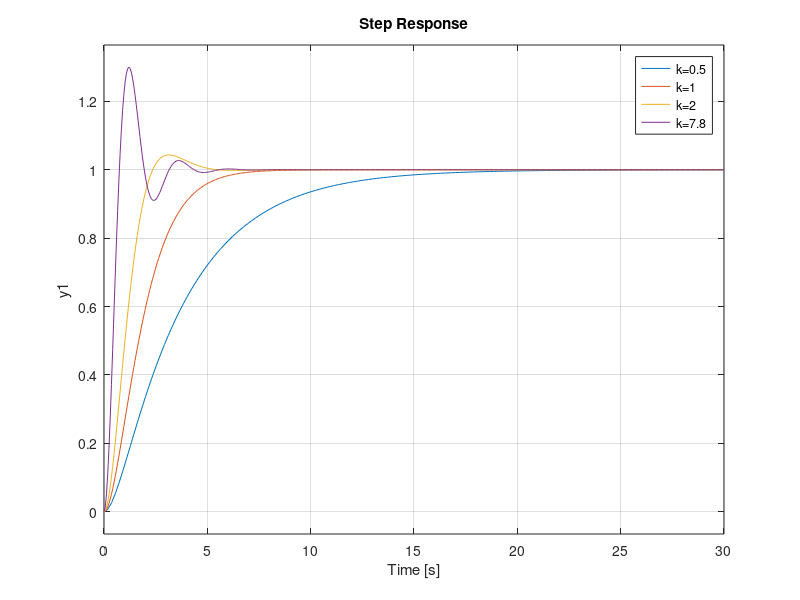
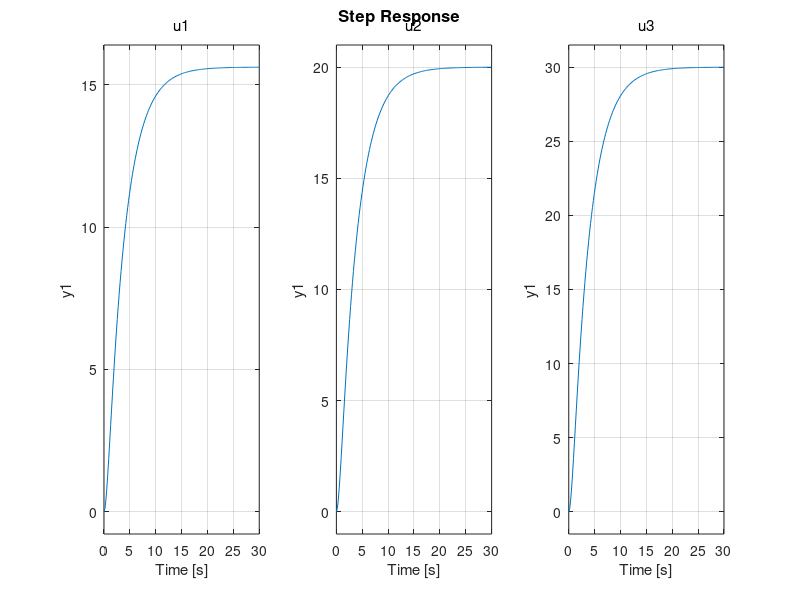

The MATLAB script that drew these images, in order: (Note: this script raises an error after producing the figures.)
%b)

k1 = 0.5;
k2 = 1;
k3 = 2; 
k4 = 7.8;
s = tf('s');
Gs1 = k1 / (s^2+2*s+k1);
Gs2 = k2 / (s^2+2*s+k2);
Gs3 = k3 / (s^2+2*s+k3);
Gs4 = k4 / (s^2+2*s+k4);
step(Gs1,Gs2,Gs3,Gs4)
legend('k=0.5', 'k=1', 'k=2', 'k=7.8' )

%d)          
k11=[7.81 10 15]   
figure(2)
for i=1:3
    Gs=k11/(s^2+2*s+k1(i))
    step(Gs)  %faz o grafico -> botao esquerdo do rato -> Charateristics -> 
              % -> Settling Time -> Ir ao ponto e ver o settling time
end